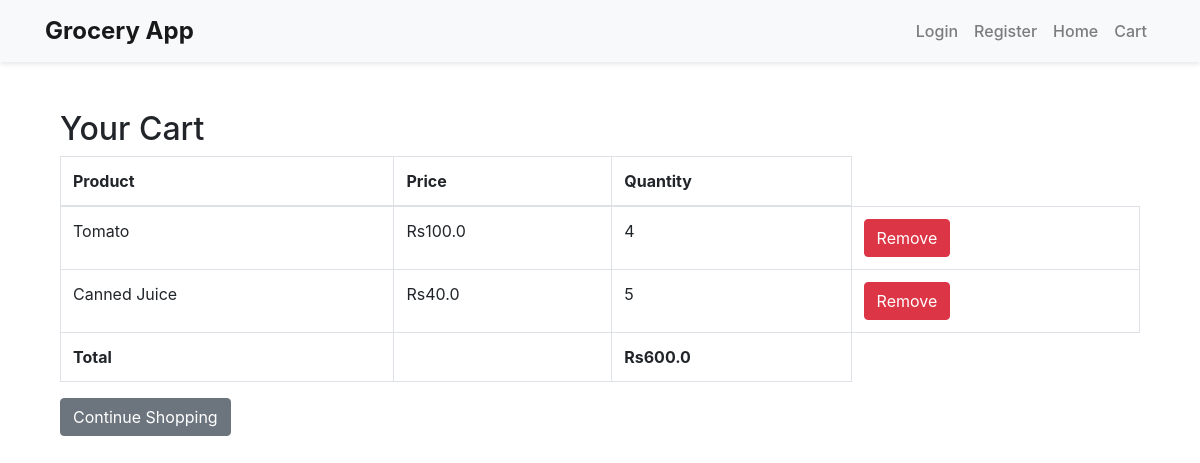
The page /cart on the database its author committed.
### tables this page shows
CREATE TABLE "cart" (
	"id"	INTEGER NOT NULL,
	"product_name"	NUMERIC NOT NULL,
	"product_price"	REAL NOT NULL,
	"quantity"	INTEGER NOT NULL,
	PRIMARY KEY("id")
);

### app.py (the view)
@app.route('/cart')
def cart():
    conn = sqlite3.connect('fdatabase.db')
    cursor = conn.cursor()
    cart_items = cursor.execute("SELECT * FROM cart").fetchall()
    conn.close()
    total_price = sum(float(item[2]) * item[3] for item in cart_items if item[2] and item[3])
    return render_template('cart.html', cart_items=cart_items, total_price=total_price)

### template/cart.html
{% extends 'main.html' %}
{% block content %}
<div class="container mt-4">
    <h2>Your Cart</h2>
    <div class="table-responsive">
        <table class="table table-bordered">
            <thead>
                <tr>
                    <th>Product</th>
                    <th>Price</th>
                    <th>Quantity</th>
                </tr>
            </thead>
            <tbody>
                {% for item in cart_items %}
                <tr>
                    <td>{{ item[1] }}</td>
                    <td>Rs{{ item[2] }}</td>
                    <td>{{ item[3] }}</td>
                    <td>
                        <form action="{{ url_for('remove_from_cart', product_id=item[0]) }}" method="POST">
                            <button type="submit" class="btn btn-danger">Remove</button>
                        </form>
                    </td>
                </tr>
                {% endfor %}
            </tbody>
            <tfoot>
                <tr>
                    <th>Total</th>
                    <th></th>
                    <th>Rs{{ total_price }}</th>
                </tr>
            </tfoot>
        </table>
    </div>
    <div class="d-flex justify-content-between">
        <a href="{{ url_for('user_products') }}" class="btn btn-secondary">Continue Shopping</a>
    </div>
</div>
{% endblock %}

### rows shown on the page
cart: product_name "Tomato", product_price "100.0", quantity "4"
cart: product_name "Canned Juice", product_price "40.0", quantity "5"

### other values the page prints
{{ total_price }} "600.0"
